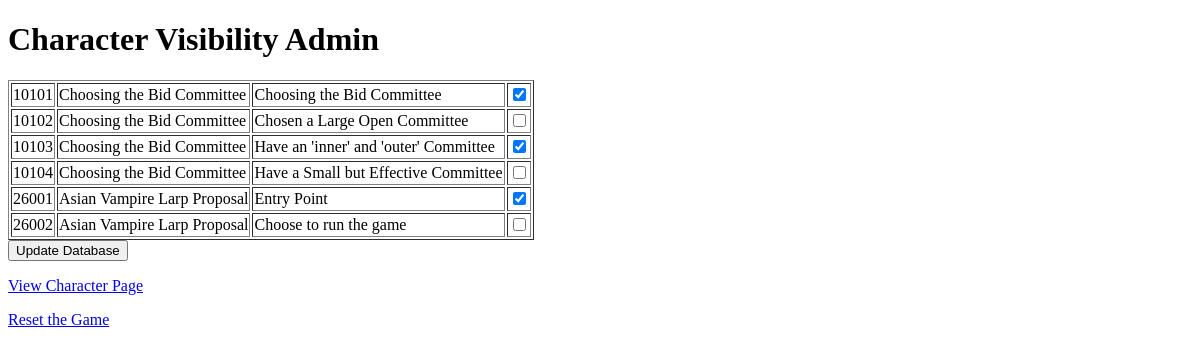
/admin, run on an earlier commit of the app's database.
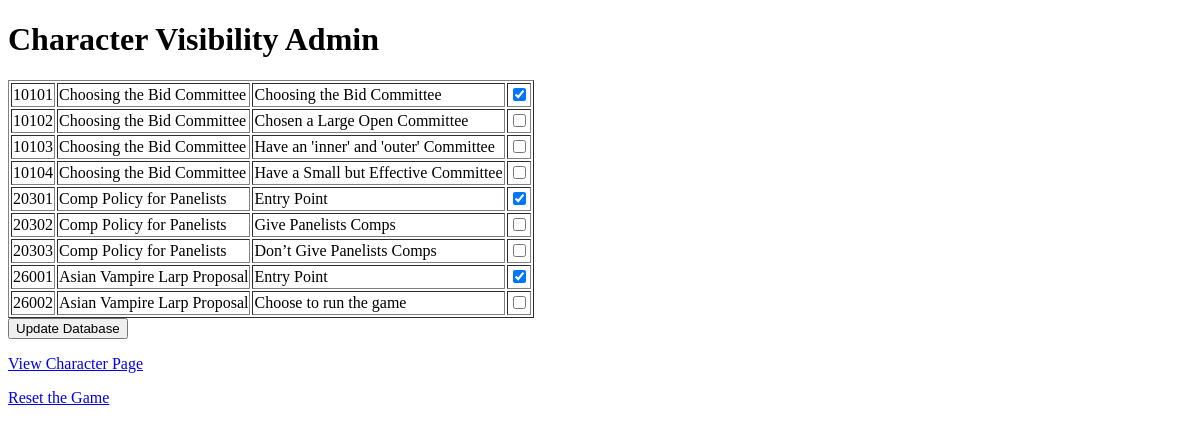
And on a later commit of the database.
### tables this page shows
CREATE TABLE "events" (
	id INTEGER,
	scenario VARCHAR,
	name VARCHAR
, chosen NUMERIC DEFAULT (0), is_root_event INTEGER DEFAULT (0) NOT NULL);

### forthehorde.py (the view)
@app.route('/admin', methods=['GET', 'POST'])
def admin():
    cur = get_db().cursor()
    if request.method == 'POST':
        updated_data = request.form.getlist('character_ids')  # Get list of checked character IDs
        print(len(updated_data))
        print(updated_data)
        for d in updated_data:
            str_id = d.split("_")[1]  # Extract the ID from the value (e.g., "picked_1" -> "1")
            target_sql = f'UPDATE events SET chosen=1 WHERE id={str_id}'
            target_entry = cur.execute(target_sql)
        cur.connection.commit()
        return redirect(url_for('admin'))
    elif request.method == 'GET':
        data = cur.execute('SELECT * FROM events bd WHERE id IN (SELECT id FROM events bd WHERE bd.is_root_event = 1 UNION SELECT id FROM events bd WHERE bd.chosen = 1 UNION SELECT possible_dest FROM choice_paths cp WHERE origin in (SELECT id FROM events bd WHERE bd.chosen = 1))')
        return render_template('admin.html', characters=data.fetchall())

### forthehorde.py (called while the page is built)
def get_db():
    if 'db' not in g:
        g.db = sqlite3.connect('.\\game_db.sqlite')
        g.db.row_factory = sqlite3.Row
    return g.db

@app.teardown_appcontext
def close_connection(exception):
    db = getattr(g, '_database', None)
    if db is not None:
        db.close()

### templates/admin.html (shortened to what this page needs)
<!DOCTYPE html>
<html>
<head>
</head>
<body>
    <h1>Character Visibility Admin</h1>
    <form method="POST">
        <table border="1">
        {% for char in characters %}
        <tr>
            <td>{{ char["id"] }}</td>
            <td>{{ char["scenario"] }}</td>
            <td>{{ char["name"] }}</td>
            <td><div>
                <input type="checkbox" name="character_ids" value="picked_{{ char["id"] }}"
                    {% if char["chosen"]==1 %}checked{% endif %}>
            </div></td>
        </tr>
        {% endfor %}
        </table>
    <button type="submit">Update Database</button>
    </form>
    <p><a href="/character">View Character Page</a></p>
    <p><a href="/reset">Reset the Game</a></p>
</body>
</html>

What changed in the data, as far as the page shows it:
changed events "Have an 'inner' and 'outer' Committee": chosen "☑" → "☐"
now on this page (row edited): events: id "20301", scenario "Comp Policy for Panelists", name "Entry Point", chosen "☑"
now on this page (row unchanged): events: id "20302", scenario "Comp Policy for Panelists", name "Give Panelists Comps"
now on this page (row unchanged): events: id "20303", scenario "Comp Policy for Panelists", name "Don’t Give Panelists Comps"
